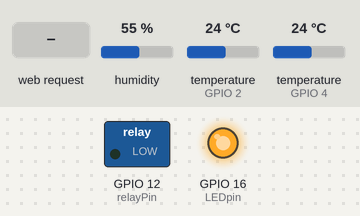
Bench run of a sketch on a simulated ESP8266 (NodeMCU). On the bench: switched loads named in the sketch (green lamp = pin HIGH), output pins drawn as LEDs (lit = HIGH). The inputs (shaded band) are chosen by the test bench; at power-on: humidity 55 %, temperature (sensors on GPIO 2, GPIO 4) 24 °C. WiFi joins after 1.5 s; servers stay silent unless stated; EEPROM starts erased.

Above: at 2.9 s.
3.0 s: HTTP request GET /relay1 received
At 3.4 s:
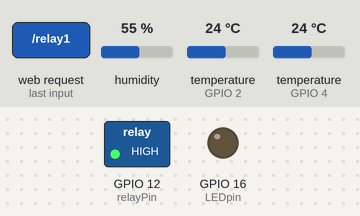
4.5 s: HTTP request GET /relay1?password=1 received
At 5.7 s:
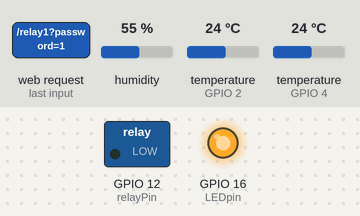
6.0 s: HTTP request GET /relay1?password=0 received
At 6.9 s:
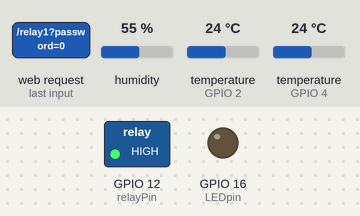
Timing chart, 0 to 22.3 s (numbered marks = the images above; inputs shaded):
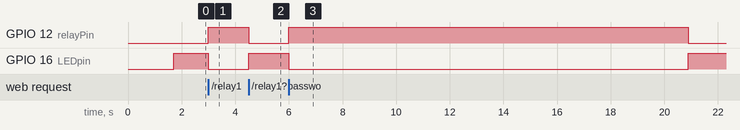

Measured:
- after the input at 3.0 s, GPIO 12 (relayPin): LOW → HIGH at once; GPIO 16 (LEDpin): HIGH → LOW at once
- after the input at 4.5 s, GPIO 12 (relayPin): HIGH → LOW at once; GPIO 16 (LEDpin): LOW → HIGH at once
- after the input at 6.0 s, GPIO 12 (relayPin): LOW → HIGH at once, → LOW 14.9 s later; GPIO 16 (LEDpin): HIGH → LOW at once, → HIGH 14.9 s later

The sketch:

wifiTempHumidSwitchV4.ino
```cpp
/*
DUAL temp sensor, relay module

ota README: https://github.com/esp8266/Arduino/tree/master/doc/ota_updates#web-browser
	temperature wifi switch

   pinMode(, OUTPUT/INPUT);pin# 1,3,15,13,12,14,2,0,4,5,16,9,10
   ADC0: analogRead(A0)
   interupt pins: D0-D8 = pin 16,5,4,

*/
#include <ESP8266WiFi.h>
#include <WiFiClient.h>
#include <ESP8266WebServer.h>
#include <EEPROM.h>
#include <DHT.h>
#include <OneWire.h>
#include <DallasTemperature.h>
#include <ESP8266mDNS.h>
#include <ESP8266HTTPUpdateServer.h>

//const byte DNS_PORT = 53;
IPAddress apIP(192, 168, 1, 1);
//
ESP8266WebServer httpServer(80);
ESP8266HTTPUpdateServer httpUpdater;
const String hostName = "bb3002";
//=======
String WIFI_SSID;
String WIFI_PASS;
// == EEPROM ==
const byte onTempLoc = 100;
const byte offTempLoc = 120;
const byte wifiSSIDloc  = 0;
const byte wifiPSWDloc = 20;
//======
//relay & LED config
const byte relayPin = 12;//relay pin, D6
const byte LEDpin = 16; //LED pin,  LOW=ON
//AP config
const String APssid = hostName;
const String APpswd = "123456789";
int chan = 10; // wifi channel
int hidden = false;
int max_con = 4;
const byte maxTry = 10;//try this many times to connect
// TEMP SENSOR Relay
float onTemp = 0.0;
float offTemp = 1.0;
// GPIO where the DS18B20 is connected to
const byte oneWireBus = 4; //D2
float ds18Temp = 0.0;
OneWire oneWire(oneWireBus);
DallasTemperature sensors(&oneWire);
//DHT sensor
#define DHTPIN 2 // D4
#define DHTTYPE DHT11 // blue
DHT dht(DHTPIN, DHTTYPE);
byte tempReadError = false;
float dhtTemp = 0.0;
float dhtHumid = 0.0;
float hif = 0.0;
// 10K resistor from data pin to power pin of the sensor?
byte whichSensor = 0; //0=dht,1=ds18b20, 2=both
// timer
unsigned long oldtime = 0.0;
//=========================================================
void setup() {
  // inputs ----
  pinMode(13, INPUT_PULLUP);
  //-----outputs-----------------
  pinMode(relayPin, OUTPUT);
  delay(10);
  pinMode(LEDpin, OUTPUT);
  digitalWrite(relayPin, LOW); //pin start state, HIGH = ON
  digitalWrite(LEDpin, LOW); //LED pin start state, LOW = ON
  delay(10);
  //-------serial--------------------------------
  //Serial.begin(115200); //***************************
  //delay(10);
  //------sta setup---------------------------------
  //WiFi.mode(WIFI_AP);//WIFI_AP_STA dual mode
  //WiFi.softAPConfig(apIP, apIP, IPAddress(255, 255, 255, 0));//#
  //WiFi.softAP(APssid, APpswd, chan, hidden, max_con);
  //read wifi creds from eeprom---------------------
  EEPROM.begin(512);//eeprom is 512bytes in size
  delay(10);
  WIFI_SSID = read_eeprom(wifiSSIDloc); //string
  delay(10);
  WIFI_PASS = read_eeprom(wifiPSWDloc);
  delay(10);
  String rawOnTemp = read_eeprom(onTempLoc);
  delay(10);
  String rawOffTemp = read_eeprom(offTempLoc);
  delay(10);
  onTemp = rawOnTemp.toFloat();
  offTemp = rawOffTemp.toFloat();
  // Start the DS18B20 sensor
  delay(100);
  sensors.begin();
  //start DHT11 sensor
  delay(10);
  dht.begin();
  //-----connect to WiFi station-------------------
  //try to connect to wifi based on eeprom read cred
  delay(10);
  connectWifi();
}
//==================================================
void loop() {
  httpServer.handleClient();
  MDNS.update();

  if ((millis()-oldtime)>20000) { //nodemcu is very slow to output page
    checkDS18B20();
    checkDHT11();
    manageRelay();
    oldtime = millis();
  }
}
//===================================================
//+++++++++++++++++++++++++++++++++++++++++++++++++++++++
//==sub functions=================================
//control relay
void manageRelay() {
  if (!tempReadError){
    if(dhtTemp < onTemp) {
    //turn relay on
    digitalWrite(relayPin, HIGH); //on
    digitalWrite(LEDpin, LOW); //ON
    }
    if(dhtTemp > offTemp) {
      //turn relay off
      digitalWrite(relayPin, LOW); //off
      digitalWrite(LEDpin, HIGH); //off
    }
  }else{
    digitalWrite(LEDpin, LOW); //ON
    digitalWrite(relayPin, LOW); // OFF
  }
}
//check temp
void checkDHT11() {
  dhtHumid = dht.readHumidity();
  delay(100);
  dhtTemp = dht.readTemperature(true);
  hif = dht.computeHeatIndex(dhtTemp, dhtHumid);
   if (isnan(dhtHumid) || isnan(dhtTemp) || isnan(hif)) {
    tempReadError = true;
  } else{
    tempReadError = false;
  }
}
//check ds18b20
void checkDS18B20() {
  sensors.requestTemperatures();
  ds18Temp = sensors.getTempFByIndex(0);
}
//======change pin state for output================================================
void switchprog() {
  if (digitalRead(relayPin) == LOW) {
    digitalWrite(relayPin, HIGH); //ON
    digitalWrite(LEDpin, LOW); //ON
  }
  else {
    digitalWrite(relayPin, LOW); //OFF
    digitalWrite(LEDpin, HIGH); //OFF
  }
  MainPageBuilder();//html output
}
//=====/wifi AP setup page===========================================
void APsetup() {
  String setuphtml = "<!DOCTYPE HTML><html><head>"
                     "<title>ESP Input Form</title>"
                     "<meta name=\"viewport\" content=\"width=device-width, initial-scale=1\">"
                     "</head>"
                     "<body>"
                     "<p>current wifi AP SSID: &nbsp <b>" + WIFI_SSID +  "</b></p>"
                     "<p>current wifi AP pwd: &nbsp <b>" + WIFI_PASS +  "</b></p>"
                     "<form action=\"/input\" method=\"POST\">"
                     " Wifi ssid :</br>"
                     " <input type=\"text\" name=\"wifi SSID\" value=\"enter wifi name\">"
                     " </br>"
                     " Wifi password:</br>"
                     " <input type=\"text\" name=\"password\" value=\"enter wifi password\">"
                     " </br></br>"
                     " <input type=\"submit\" value=\"Submit\">"
                     "</form> "
                     "</body></html>";
  String htmlConfig = setuphtml;
  httpServer.send(200, "text/html", htmlConfig);//send string to browser
}
// This routine is executed when you change wifi AP
void changeAP() {
  WIFI_SSID = httpServer.arg("wifi SSID");
  WIFI_PASS = httpServer.arg("password"); //string
  writeToEEPROM(WIFI_SSID,wifiSSIDloc);
  writeToEEPROM(WIFI_PASS,wifiPSWDloc);

  String s = "<meta http-equiv=\"refresh\" content=\"30; url='/'\" />"
             "<body> trying to connect to new wifi connection </br> "
             "if connection is successful you will be disconnected from soft AP</br>"
             "please wait a minute then click below to go to main page</body>"
             "<br/><p>click to go back to main page:&nbsp <a href=\"/\"><button style=\"display: block;\">AP Main Page</button></a>";
  httpServer.send(200, "text/html", s); //Send web page
  httpServer.stop();
  connectWifi();
}
//==========================================================
void tempRelaySetup() {
  //ds18Temp, onTemp, offTemp, tempBuffer
  String setuphtml = "<!DOCTYPE HTML><html><head>"
                     "<title>Relay Temp Setup</title>"
                     "<meta name=\"viewport\" content=\"width=device-width, initial-scale=1\">"
                     "</head><body><p>current relay config: </br>"
                     "relay on temp: " + String(onTemp) + "</br>"
                     "relay off temp: " + String(offTemp) + "</br>"
                     "</p></b>"
                     "<form action=\"/relaySetup\" method=\"POST\">"
                     " relay sensor trigger : DHT22 Temp Sensor</br>"
                     " </br>"
                     " relay on temp :</br>"
                     " <input type=\"text\" name=\"onTemp\" value=\"" + String(onTemp) + "\">"
                     " </br>"
                     " relay off temp:</br>"
                     " <input type=\"text\" name=\"offTemp\" value=\"" + String(offTemp) + "\">"
                     " </br></br>"
                     " <input type=\"submit\" value=\"Submit\">"
                     "</form> "
                     "</body></html>";
  String htmlConfig = setuphtml;
  httpServer.send(200, "text/html", htmlConfig);//send string to browser
}
//POST change relay temp values
void changeConfig() {
  String rawOnTemp = httpServer.arg("onTemp"); //String
  String rawOffTemp = httpServer.arg("offTemp");
  onTemp = rawOnTemp.toFloat();
  offTemp = rawOffTemp.toFloat();
  if(onTemp > offTemp){
    onTemp = 69.0;
    offTemp = 70.0;
  } else{
    writeToEEPROM(rawOnTemp, onTempLoc);
    writeToEEPROM(rawOffTemp, offTempLoc);
  }
  MainPageBuilder();
}
//===========================================================================
//===connect to wifi function===================================================
void connectWifi() {
  //server.stop();
  WiFi.mode(WIFI_AP_STA);
  WiFi.hostname(hostName.c_str());
  WiFi.begin(WIFI_SSID, WIFI_PASS);
  int x = 0;
  while (x <= maxTry) {
    delay(500);
    //Serial.print(".");
    x += 1;
    if (WiFi.status() == WL_CONNECTED) {
        WiFi.mode(WIFI_STA);  //WIFI_AP_STA dual mode
        x = 100;
        digitalWrite(LEDpin, HIGH); //off
    }
    if (WiFi.status() != WL_CONNECTED && x == maxTry) {
        WiFi.mode(WIFI_AP_STA);
        WiFi.softAPConfig(apIP, apIP, IPAddress(255, 255, 255, 0));//#
        WiFi.softAP(APssid, APpswd, chan, hidden, max_con);
        digitalWrite(LEDpin, LOW); //on
    }
  }
  MDNS.begin(hostName.c_str());

  //------server--------------------
  httpServer.onNotFound(notFound);// after ip address /
  httpServer.on("/", HTTP_GET, MainPageBuilder);
  httpServer.on("/relay1", HTTP_GET, switchprog);
  httpServer.on("/APsetup", HTTP_GET, APsetup);
  httpServer.on("/input", HTTP_POST, changeAP);
  httpServer.on("/tempRelaySetup", HTTP_GET, tempRelaySetup);
  httpServer.on("/relaySetup", HTTP_POST, changeConfig); //secure
  httpServer.on("/api0", HTTP_GET, jsonData);

  httpUpdater.setup(&httpServer);
  httpServer.begin();
  MDNS.addService("http", "tcp", 80);
}
//==========================================
void jsonData(){
  String output = "{";
  output += "\"dhtTemp\":\"" + String(dhtTemp, 2) +"\",";
  output += "\"dhtHumid\":\"" + String(dhtHumid, 2) +"\",";
  output += "\"heatIndex\":\"" + String(hif, 2) +"\",";
  output += "\"ds18b20Temp\":\"" + String(ds18Temp, 2) +"\",";
  output += "\"onTemp\":\"" + String(onTemp, 2) +"\",";
  output += "\"offTemp\":\"" + String(offTemp, 2) +"\",";
   if (digitalRead(LEDpin)){
    // 1 -> off
    output += "\"LED\":\"off\",";
  }else{
    // 0 -> on
    output += "\"LED\":\"on\",";
  }
  if (digitalRead(relayPin)){
    // 1 -> on
    output += "\"relayStatus\":\"on\"";
  }else{
    // 0 -> off
    output += "\"relayStatus\":\"off\"";
  }

  output +="}";
  httpServer.send(200, "application/json", output);
}
//==============================================================
void notFound() { //when stuff after / is incorrect
  String s = "<meta http-equiv=\"refresh\" content=\"5; url='/'\" />"
             "<body> not a know page for ESP server </br> you will be directed automaticly or click button below to be redirected to main page</br>"
             "<br/><p>click to go back to main page:&nbsp <a href=\"/\"><button style=\"display: block;\">AP Main Page</button></a>";
  httpServer.send(200, "text/html", s); //Send web page
  //htmlOutput();//redirect back to main page (doesnt work)
}
// -----------------
void MainPageBuilder(){
String html = "";
html += "<html>"
        "<head>";
html += "<meta name='viewport' content='width=device-width, initial-scale=1'/>";
html += "<meta http-equiv='refresh' content='15; url=\"/\"'/>";
html += "</head>";
html += "<style>";
html += "body {";
html += "position: relative;";
html += "top: 0;";
html += "left: 0;";
html += "color: white;";
html += "background-color: transparent;";
html += "height: calc(100vh - 10px);";
html += "width: calc(100vw - 10px);";
html += "border: #ffffff solid 5px;";
html += "border-radius: 20px;";
html += "margin: 0;";
html += "padding: 0;";
html += "z-index: 0;";
html += "}";
html += ".flexContainer {";
html += "background-image: linear-gradient(180deg, #18453B, black);";
html += "z-index: 1;";
html += "position: relative;";
html += "margin: 0;";
html += "padding: 0;";
html += "width: 100%;";
html += "height: 100%;";
html += "display: flex;";
html += "text-align: center;";
html += "align-items: center;";
html += "align-content: center;";
html += "flex-wrap: nowrap;";
html += "flex-direction: column;";
html += "overflow-y: scroll;";
html += "font-weight: bold;";
html += "}";
html += ".title {";
html += "padding: 10px;";
html += "font-size: x-large;";
html += "}";
html += ".subTitle {";
html += "padding: 5px;";
html += "font-size: large;";
html += "}";
html += ".subFlexBlock {";
html += "z-index: 2;";
html += "font-size: large;";
html += "position: relative;";
html += "left: 0;";
html += "margin: 0;";
html += "margin-bottom: 10px;";
html += "padding: 10px;";
html += "width: 100%;";
html += "max-width: 300px;";
html += "height: auto;";
html += "display: flex;";
html += "flex-direction: column;";
html += "text-align: center;";
html += "align-items: center;";
html += "align-content: center;";
html += "}";
html += ".greenBorder {";
html += "background-color: black;";
html += "color: white;";
html += "width: 90%;";
html += "border: #18453B solid 6px;";
html += "border-radius: 20px;";
html += "}";
html += ".whiteBorder {";
html += "background-color: #818181;";
html += "color: #18453B;";
html += "width: 80%;";
html += "border: #ffffff solid 6px;";
html += "border-radius: 20px;";
html += "}";
html += ".blackBorder {";
html += "background-color: #18453B;";
html += "color: white;";
html += "width: 85%;";
html += "border: #000000 solid 6px;";
html += "border-radius: 20px;";
html += "}";
html += ".textBlocks {";
html += "font-size: large;";
html += "text-align: center;";
html += "align-content: center;";
html += "align-items: center;";
html += "padding: 2px;";
html += "margin: 0;";
html += "}";
html += "button {";
html += "margin: 0;";
html += "font-size: large;";
html += "padding: 5px 10px 5px 10px;";
html += "color: #b4b4b4;";
html += "background-color: black;";
html += "border-radius: 10px;";
html += "border: #18453B solid 4px;";
html += "text-decoration: underline #b4b4b4;";
html += "}";
html += ".greyText{";
html += "color: #b4b4b4;";
html += "}";
html += "</style>";
html += "<body>";
html += "<div class='flexContainer'>"
"<div class='title greyText'>Baby Baker 3002</div>"
"<div class='subTitle'>Wifi Temperature Switch</div>"
"<div class='subFlexBlock greenBorder'>";
html += "<p class='textBlocks greyText'>ROOM STATUS:</p>";
html += "<p class='textBlocks'>Humidity: " + String(dhtHumid, 2) + "%</p>";
html += "<p class='textBlocks'>Temp: " + String(dhtTemp, 2) + " F</p>";
html += "<p class='textBlocks'>Heat Index: " + String(hif, 2) + " F</p>";
html += "</div>";
html += "<div class='subFlexBlock greenBorder'>";
html += "<p class='textBlocks greyText'>ROOM SETTINGS:</p>";
html += "<p class='textBlocks'>relay on temp: " + String(onTemp, 2) + " F</p>";
html += "<p class='textBlocks'>relay off temp: " + String(offTemp, 2) + " F</p>";
if (digitalRead(relayPin) == HIGH) {
    //relay is ON
    html += "<p class='textBlocks'>relay is <b>ON</b></p>";
  }
  else {
    //relay is OFF
    html += "<p class='textBlocks'>relay is <b>OFF</b></p>";
  }
html += "</div>";
html += "<div class='subFlexBlock whiteBorder'>";
html += "<a href='tempRelaySetup'><button style='display: block;'>Change Room Settings</button></a>";
html += "</div>";
html += "<div class='subFlexBlock blackBorder'>";
html += "<p class='textBlocks'>Manual Switch Control:</p><a href='relay1'><button style='display: block;'><big> ON / OFF </big></button></a>";
html += "</div>";
html += "</br></br></br></br></br></br></br></br>";
html += "<div class='subFlexBlock greenBorder'>";

byte conStatus = WiFi.status();
if (conStatus == 0) {
    html += "Wifi connection is Idle</br>";
  }
  else if (conStatus == 3) {//connected
  html += "Connected to AP:&nbsp <b>"+ WIFI_SSID +"</b></br>"
          "local IP:&nbsp<b>" + WiFi.localIP().toString() + "</b></br>"
          "Connection Strength: <b>"+ WiFi.RSSI() + " dbm</b>";
  }
  else if (conStatus == 1) {//not connected
    html += "Not connected to internet</br> Can not connect to AP:&nbsp<b>" + WIFI_SSID +  "</b></br>";
  }
  else if (conStatus == 7){
    html += "Disconnected from access point";
  }
  else {
    html += "<b>Connection Status: "+ String(conStatus) +"</b></br>";
  }

html += "</div>";
html += "<div class='subFlexBlock whiteBorder'>";
html += "<span class='textBlocks'>Change Wifi Access Point: </span><a href='APsetup'><button style='display: block;'>Wifi Setup</button></a>";
html += "</div>";
html += "<p>Version 1.0</p>";
html += "</div>";
html += "</body>";
html += "</html>";

 httpServer.send(200, "text/html", html);
}

// EEPROM commands =====================================================
void writeToEEPROM(String data,int address){
  byte dataLength = data.length();
  char charInput[dataLength + 1];
  // string to char array
  strcpy(charInput, data.c_str());
  // write to EEPROM
  EEPROM.write(address, dataLength);
  for (int i = 0; i < dataLength; i++) {
    EEPROM.write(address + 1 + i, charInput[i]);
  }
  EEPROM.commit();//flush, write content to eeprom
}

// read eeprom
String read_eeprom(int address) {
  byte dataLength = EEPROM.read(address);
  String data;
  byte a;
    if(dataLength > 20){
      a = 0;
      data += char(a);
  }else{
    for (int i = 0; i < dataLength; i++) {
      a = EEPROM.read(address + 1 + i);
      data += char(a);
    }
  }
  return data;
  }

  /* other helpful commands
  ESP.restart(); //reboot


  */
```
